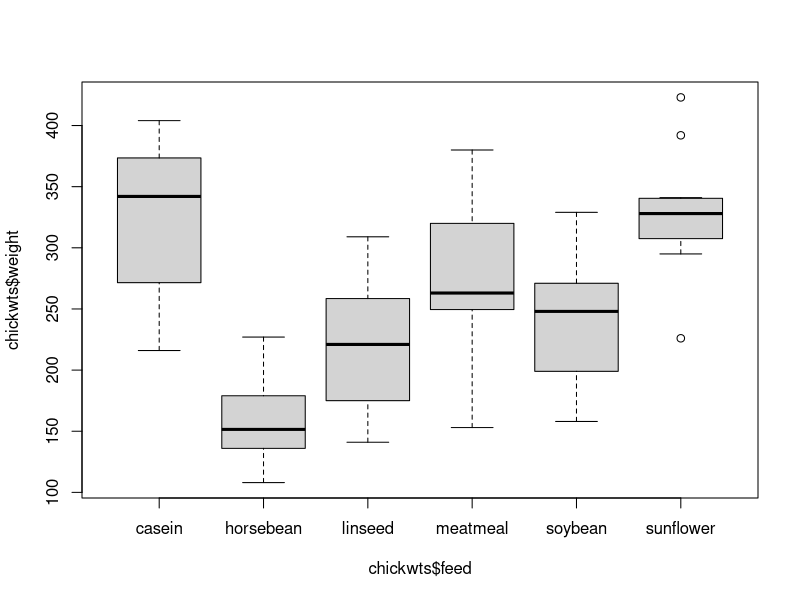
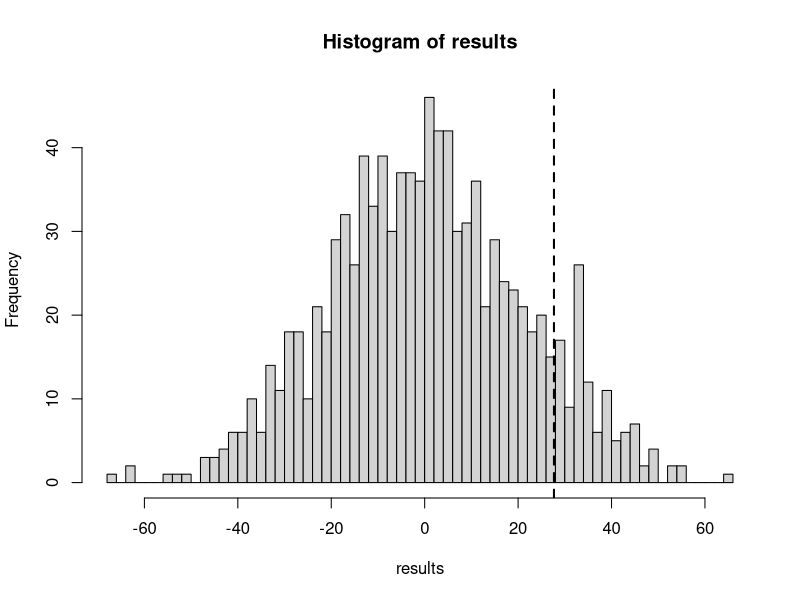
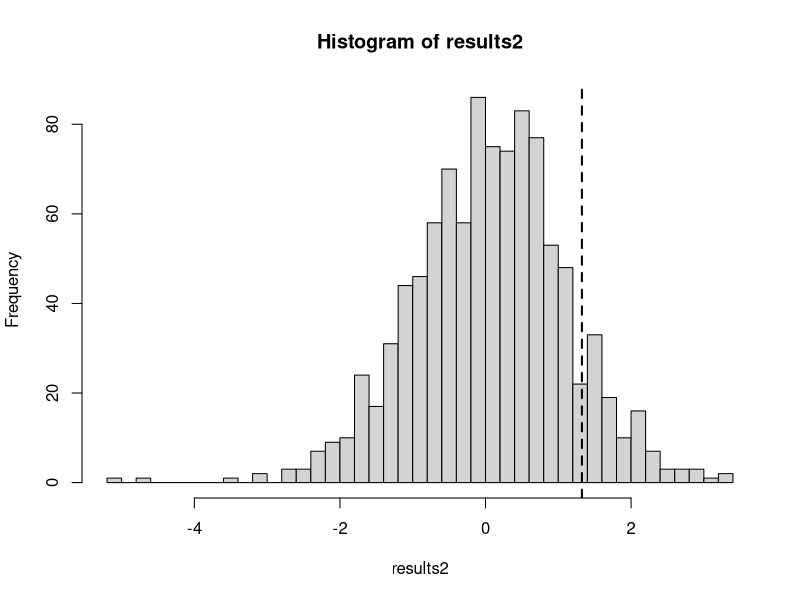
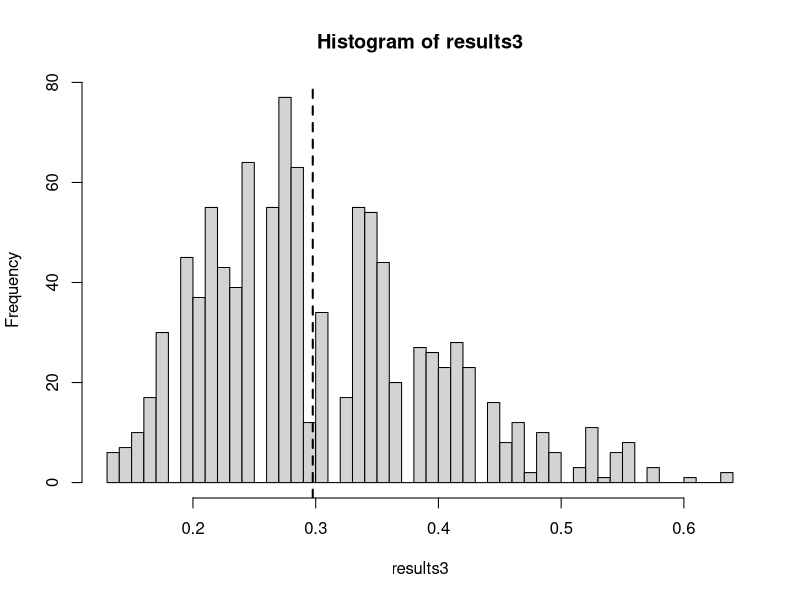
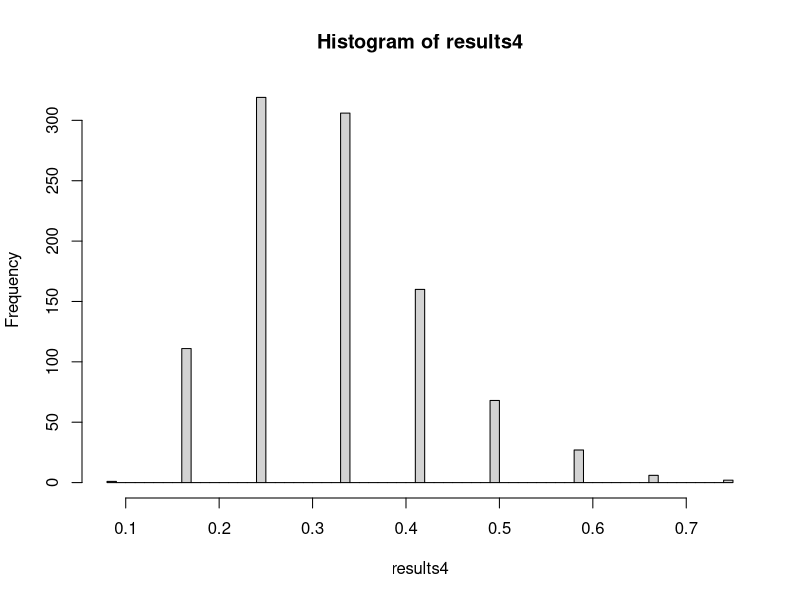

Write the R code that produced these figures, in order.
## ----setup, include=FALSE-----------------------------------------------------
library(knitr)
hook_output = knit_hooks$get('output')
knit_hooks$set(output = function(x, options) {
  # this hook is used only when the linewidth option is not NULL
  if (!is.null(n <- options$linewidth)) {
    x = knitr:::split_lines(x)
    # any lines wider than n should be wrapped
    if (any(nchar(x) > n)) x = strwrap(x, width = n)
    x = paste(x, collapse = '\n')
  }
  hook_output(x, options)
})

knitr::opts_chunk$set(cache = FALSE, message = FALSE,
                      linewidth = 50)


## ----message = FALSE----------------------------------------------------------
boxplot(chickwts$weight ~ chickwts$feed)


## -----------------------------------------------------------------------------
soy_vec <- chickwts$weight[chickwts$feed == "soybean"]
lin_vec <- chickwts$weight[chickwts$feed == "linseed"]

c(length(soy_vec), length(lin_vec))


## -----------------------------------------------------------------------------
# By default, it assumes unequal variance
(fit <- t.test(soy_vec, lin_vec, var.equal = TRUE))


## -----------------------------------------------------------------------------
# Let's bootstrap
B <- 5000
data <- chickwts[chickwts$feed %in% c("soybean", 
                                      "linseed"), ]
n <- nrow(data)


## ----boot_chick, message = FALSE, cache = TRUE--------------------------------
results <- replicate(B, {
  indices <- sample(n, n, replace = TRUE)
  data_b <- data[indices,]
  
  soy_b <- data_b$weight[data_b$feed == "soybean"]
  lin_b <- data_b$weight[data_b$feed == "linseed"]
  mean(soy_b) - mean(lin_b)
})


## -----------------------------------------------------------------------------
# 95% confidence interval
mu_diff <- mean(soy_vec) - mean(lin_vec)
se_boot <- sd(results)
c(mu_diff - 1.96*se_boot, mu_diff + 1.96*se_boot)


## -----------------------------------------------------------------------------
K <- 1000 # Number of permutations
combined_data <- c(soy_vec, lin_vec) # Combine data
N <- length(combined_data)
results <- replicate(K, {
  perm_data <- combined_data[sample(N)] # Permute
  soy_perm <- perm_data[1:length(soy_vec)] # Allocate
  lin_perm <- perm_data[(length(soy_vec) + 1):N]
  mean(soy_perm) - mean(lin_perm)
})


## -----------------------------------------------------------------------------
theta_hat <- mean(soy_vec) - mean(lin_vec)
hist(results, 50)
abline(v = theta_hat, lty = 2, lwd = 2)


## -----------------------------------------------------------------------------
# Is this the right p-value?
mean(c(theta_hat, results) >= theta_hat)
# What about this?
mean(abs(c(theta_hat, results)) >= abs(theta_hat))


## -----------------------------------------------------------------------------
results2 <- replicate(K, {
  perm_data <- combined_data[sample(N)] # Permute
  soy_perm <- perm_data[1:length(soy_vec)] # Allocate
  lin_perm <- perm_data[(length(soy_vec) + 1):N]
  t.test(soy_perm, lin_perm)$statistic
})


## -----------------------------------------------------------------------------
t_hat <- t.test(soy_vec, lin_vec)$statistic
hist(results2, 50)
abline(v = t_hat, lty = 2, lwd = 2)


## -----------------------------------------------------------------------------
# One-sided p-value
mean(c(t_hat, results2) >= t_hat)
# Two-sided p-value
mean(abs(c(t_hat, results2)) >= abs(t_hat))


## ----ks_perm, warning = FALSE-------------------------------------------------
results3 <- replicate(K, {
  perm_data <- combined_data[sample(N)] # Permute
  soy_perm <- perm_data[1:length(soy_vec)] # Allocate
  lin_perm <- perm_data[(length(soy_vec) + 1):N]
  ks.test(soy_perm, lin_perm)$statistic
})


## ----warning = FALSE----------------------------------------------------------
D_hat <- ks.test(soy_vec, lin_vec)$statistic
hist(results3, 50)
abline(v = D_hat, lty = 2, lwd = 2)


## -----------------------------------------------------------------------------
# Only one-sided p-value
mean(c(D_hat, results3) >= D_hat)


## -----------------------------------------------------------------------------
sun_vec <- chickwts$weight[chickwts$feed=="sunflower"]
c(length(sun_vec), length(lin_vec))


## ----warning = FALSE----------------------------------------------------------
K <- 1000 # Number of permutations
combined_data <- c(sun_vec, lin_vec) # Combine data
N <- length(combined_data)
results4 <- replicate(K, {
  perm_data <- combined_data[sample(N)] # Permute
  sun_perm <- perm_data[1:length(sun_vec)] # Allocate
  lin_perm <- perm_data[(length(sun_vec) + 1):N]
  ks.test(sun_perm, lin_perm)$statistic
})


## ----warning = FALSE----------------------------------------------------------
D_hat <- ks.test(sun_vec, lin_vec)$statistic
hist(results4, 50)
abline(v = D_hat, lty = 2, lwd = 2)


## -----------------------------------------------------------------------------
# Only one-sided p-value
mean(c(D_hat, results4) >= D_hat)

